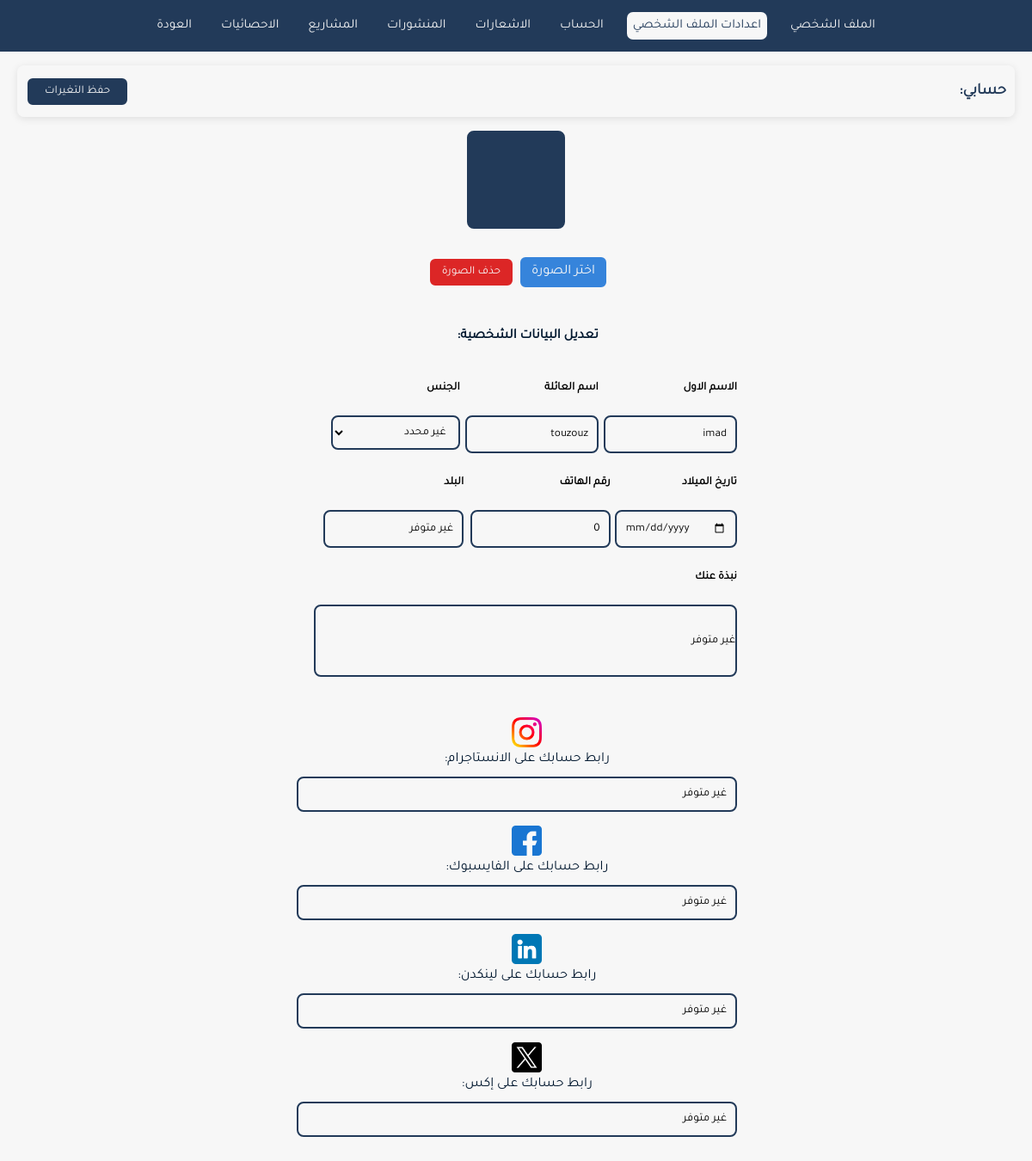
The app's page /profile/profile_setting.php (signed in) with its own data.
### tables this page shows
CREATE TABLE `user` (
  `user_id` int(11) NOT NULL,
  `firstname` varchar(25) NOT NULL,
  `lastname` varchar(25) NOT NULL,
  `email` varchar(50) NOT NULL,
  `password` varchar(50) NOT NULL,
  `phone` int(55) NOT NULL,
  `gender` varchar(55) NOT NULL DEFAULT 'غير متوفر',
  `datebirdth` date DEFAULT NULL,
  `country` varchar(100) NOT NULL DEFAULT 'غير متوفر',
  `description` varchar(255) NOT NULL DEFAULT 'غير متوفر',
  `instagram` varchar(255) NOT NULL DEFAULT 'غير متوفر',
  `facebook` varchar(255) NOT NULL DEFAULT 'غير متوفر',
  `twitter` varchar(255) NOT NULL DEFAULT 'غير متوفر',
  `linkedin` varchar(255) NOT NULL DEFAULT 'غير متوفر',
  `photo_profile` varchar(255) NOT NULL DEFAULT 'client.png'
);

### inc/init.php (called while the page is built, shortened)
<?php
$profile   = "../style/css/profile.css";

### profile/profile_setting.php (the view, shortened to what this page needs)
<?php
include '../inc/init.php';
$email      = $_SESSION['data']->email;
$data = $mydb->prepare("SELECT * FROM user WHERE email = :email");
$data->bindParam(":email", $email);
$data->execute();
$info = $data->fetchObject();
?>
<!DOCTYPE html>
<html lang="en">
<head>
    <link rel="stylesheet" href="<?=$profile?>">
</head>
<body dir="rtl">
<form method="POST" id="edit_profile2" enctype="multipart/form-data">
    <div class="text_head">
        <h4>حسابي:</h4>
        <button type="submit" name="SaveChange">حفظ التغيرات</button>
    </div>
    <div class="upload_photo">
        <div id="yourPhoto"></div>
        <div class="input_photo">
            <label for="inputFile" style="margin: 0" class="custom_upload_file">اختر الصورة</label>
            <button id="delete_photo" style="margin: 0 5px">حذف الصورة</button>
        </div>
        <h4 class="h4_edit_profile">
            تعديل البيانات الشخصية:
        </h4>
        <div class="edit_all">
            <div class="edit_container">
                <div class="edit_box">
                    <h5>الاسم الاول</h5>
                    <input type="text" name="new_firstName" value="<?=$info->firstname?>" placeholder="الاسم الشخصي" class="edit_input">
                </div>
                <div class="edit_box">
                    <h5>اسم العائلة</h5>
                    <input type="text" name="new_lastName" value="<?=$info->lastname?>" placeholder="الاسم العائلي" class="edit_input">
                </div>
                <div class="edit_box">
                    <h5> الجنس</h5>
                    <select name="gender" id="gender">
                        <option value="">غير محدد</option>
                    </select>
                </div>
            </div>
            <div class="edit_container">
                <div class="edit_box">
                    <h5>تاريخ الميلاد</h5>
                    <input type="date" name="newDateBirdth" value="<?=$info->datebirdth?>" placeholder="تاريخ الميلاد" class="edit_input">
                </div>
                <div class="edit_box">
                    <h5> رقم الهاتف</h5>
                    <input type="number" name="new_PhoneNumber" value="<?=$info->phone?>" placeholder="رقم الهاتف" class="edit_input">
                </div>
                <div class="edit_box">
                    <h5>البلد</h5>
                    <input type="text" name="new_country" placeholder="البلد" value="<?=$info->country?>" class="edit_input">
                </div>
            </div>
            <div class="edit_container">
                <div class="edit_box2">
                    <h5>نبذة عنك</h5>
                    <input type="text" name="description" value="<?=$info->description?>" id="description" placeholder="ملخص قصير عن سيرتك الذاتية يتضمن معلومات أساسية عن مجال تخصصك">
                </div>
            </div>
            <div class="edit_container">
                <div class="social_box">
                    <div class="social_box_icon">
                        <img src="../file/icons/instagram.png" alt="instagram">
                        رابط حسابك على الانستاجرام:
                    </div>
                    <input type="text" name="link_instagram" value="<?=$info->instagram?>" placeholder="www.instagram.com/arabic_generation_developer">
                </div>
            </div>
            <div class="edit_container">
                <div class="social_box">
                    <div class="social_box_icon">
                        <img src="../file/icons/facebook.png" alt="facebook">
                        رابط حسابك على الفايسبوك:
                    </div>
                    <input type="text" name="link_facebook" value="<?=$info->facebook?>" placeholder="www.facebook.com/arabic_generation_developer">
                </div>
            </div>
            <div class="edit_container">
                <div class="social_box">
                    <div class="social_box_icon">
                        <img src="../file/icons/linkedin.png" alt="linkedin">
                        رابط حسابك على لينكدن:
                    </div>
                    <input type="text" name="link_linkedin" value="<?=$info->linkedin?>" placeholder="www.linkedin.com/arabic_generation_developer">
                </div>
            </div>
            <div class="edit_container">
                <div class="social_box">
                    <div class="social_box_icon">
                        <img src="../file/icons/twitter.png" alt="x">
                        رابط حسابك على إكس:
                    </div>
                    <input type="text" name="link_x" value="<?=$info->twitter?>" placeholder="www.x.com/arabic_generation_developer">
                </div>
            </div>
        </div>
    </div>
</form>
</body>
</html>

### style/css/profile.css (style rules this page uses)
* { margin: 0; padding: 0; font-family: tajawal; }
body { height: fit-content; overflow-x: hidden; }
body { background: #f7f7f7; height: fit-content; }
form { height: fit-content; margin: 0 0 80px 0; }
#edit_profile2 { padding-top: 16px; width: 100%; background: #f7f7f7; display: flex; flex-direction: column; align-items: center; }
#edit_profile2 .text_head { padding: 10px; border-radius: 8px; box-shadow: 0 2px 10px rgba(0, 0, 0, 0.1); width: 95%; height: 40px; display: flex; align-items: center; justify-content: space-between; }
#edit_profile2 .text_head h4 { color: #223A59; font-size: 18px; }
#edit_profile2 .text_head button { width: 120px; height: 35px; background: #223A59; border-radius: 8px; color: #f7f7f7; outline: none; border: 2px solid #f7f7f7; transition: all .3s ease; }
#edit_profile2 .upload_photo { margin-top: 16px; height: fit-content; display: flex; flex-direction: column; width: 99%; text-align: center; justify-content: center; align-items: center; }
#edit_profile2 .upload_photo #yourPhoto { padding: 5px; width: 100px; height: 100px; border: 2px solid #223A59; border-radius: 8px; background: #223A59; }
#edit_profile2 .upload_photo .input_photo { display: flex; height: 100px; justify-content: center; align-items: center; }
#edit_profile2 .upload_photo .input_photo .custom_upload_file { display: flex; align-items: center; justify-content: center; color: #f7f7f7; background: #3684DB; height: 35px; width: 100px; border-radius: 8px; transition: all .3s ease; border: 2px solid #f7f7f7; }
#edit_profile2 .upload_photo .input_photo #delete_photo { width: 100px; height: 35px; color: #f7f7f7; background: #dc2626; margin-top: 16px; border-radius: 8px; outline: none; border: 2px solid #f7f7f7; transition: all .3s ease; }
.h4_edit_profile { color: #031930; align-self: flex-start; width: 95%; margin: 16px; }
.edit_container { margin-top: 16px; width: 95%; height: auto; justify-content: space-between; display: flex; }
.edit_container .social_box { width: 100%; height: 70px; }
.edit_container .social_box .social_box_icon { display: flex; align-items: center; justify-content: flex-start; margin: 10px 0; color: #031930; }
.edit_container .social_box .social_box_icon img { width: 35px; height: 35px; }
.edit_container .social_box input { background: transparent; width: 100%; height: 40px; border-radius: 8px; border: 2px solid #223A59; }
.edit_container .edit_box2 { width: 100%; height: 130px; }
.edit_container .edit_box2 h5 { height: 30px; display: flex; align-self: flex-start; margin: 10px 0; }
.edit_container .edit_box2 #description { width: 100%; height: 80px; border-radius: 8px; outline: none; margin-bottom: 16px; background: transparent; border: 2px solid #223A59; }
.edit_container .edit_box { margin-left: 16px; width: fit-content; height: fit-content; display: flex; flex-direction: column; }
.edit_container .edit_box #gender { width: 150px; height: 40px; border: 2px solid #223A59; border-radius: 8px; background: transparent; padding: 0 10px; }
.edit_container .edit_box h5 { height: 30px; align-self: flex-start; margin: 10px 0; }
.edit_container .edit_box .edit_input { height: 40px; width: 90%; margin: auto; border: 2px solid #223A59; border-radius: 8px; padding: 0 10px; background: transparent; }
.social_box { display: flex; flex-direction: column; margin: 20px 0; }
.social_box_icon { display: flex; flex-direction: column; }
.social_box_icon img { margin: 5px 0; }
.social_box_icon + input { height: fit-content; padding: 10px; }

### records on screen
user: new_firstName "imad", new_lastName "touzouz", new_PhoneNumber "0", new_country "غير متوفر", description "غير متوفر", link_instagram "غير متوفر", link_facebook "غير متوفر", link_linkedin "غير متوفر", link_x "غير متوفر"
